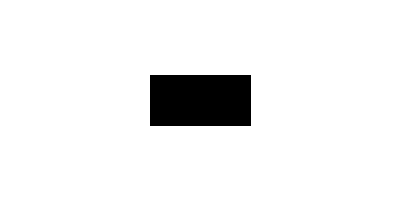
Frame 1 (no input)
Frame 60 (the mouse pressed at the canvas centre just before this capture): identical to frame 1, image omitted
Frame 120 (the mouse held since frame 60 and released just before this capture): identical to frame 1, image omitted

The Processing sketch that drew this single still picture (run headless with seeded random() and noise(); from frame 60 on, the mouse is pressed at the canvas centre):

// Processing sketch: demo_buttonClicking
// ── demo_buttonClicking.pde
// Simple button that can be clicked by mouse to have things happen. 
// In this exemplar the button changes color when clicked.
//
// Author: Dr. Pineda
// Date: December 3, 2016


// Coordinates and dimensions of button
int x;
int y;
int w = 100;
int h = 50;

boolean buttonPressed = false;

void setup() {
  size(400,200);
  
  // Calculate the coordinates of button (it will be centered)
  x = width/2; 
  y = height/2;
}

void draw() {
  background(255,255,255);
  if (buttonPressed) { 
    fill(255,255,255);
  } else {
    fill(0,0,0);
  }
  rectMode(CENTER);
  textAlign(LEFT);
  rect(x, y, w, h);
}

void mouseClicked() {
  if (mouseX >= x-w && mouseX <= x+w && mouseY >= y-h && mouseY <= y+h) {
    if (buttonPressed) buttonPressed = false;
    else buttonPressed = true;
  } 
}
